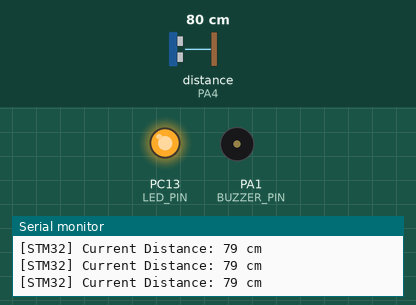
A sketch run on a simulated STM32 Black Pill. On the bench: output pins drawn as LEDs (lit = HIGH), buzzer (waves = sounding), the last lines printed to the serial monitor. Wiring (inferred from the names in the program): ultrasonic range finder: trigger PA0; echo PA4. The inputs (shaded band) are chosen by the test bench; at power-on: distance to the obstacle (sensor on PA4) 80 cm. The echo pulse lasts 58.3 µs per cm; pins used as bus, display or sensor lines are not drawn.

Above: at 1.4 s.
1.5 s: distance to the obstacle (sensor on PA4) set to 53 cm
3.0 s: distance to the obstacle (sensor on PA4) set to 45 cm
At 3.16 s:
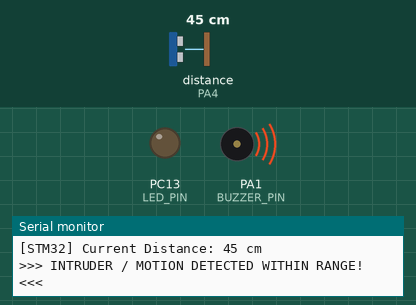
At 4.1 s:
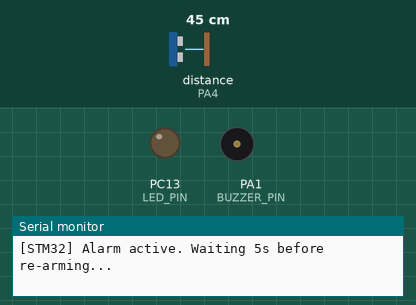
Timing chart, 0 to 10.2 s (numbered marks = the images above; inputs shaded):
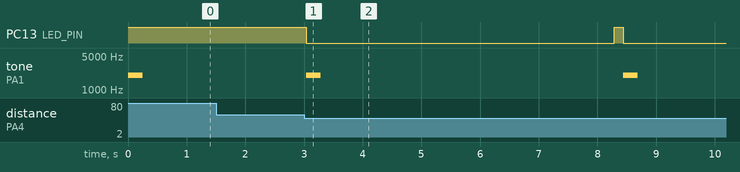

Measured:
- the behaviour switches between 51 and 50 cm on distance to the obstacle (sensor on PA4) (found by bisection; images 0 and 1)
- after the input at 3.0 s, PC13 (LED_PIN): HIGH → LOW at once, → HIGH 5.3 s later, → LOW 0.15 s later; tone on PA1 (BUZZER_PIN): alternates 2000 Hz for 0.25 s and silent for 5.2 s, starting at once

The sketch:

stm32_firmware.ino
```cpp
/*
 * =========================================================================
 * Project: Smart Home Security System with HC-SR04 Ultrasonic Sensor
 * Board:   STM32F411CEU6 ("Black Pill")
 *
 * Logic:
 * - Monitors distance continuously
 * - If an object/intruder enters within 50 cm:
 *     1. Beeps buzzer ONCE (0.3s)
 *     2. Sends ALERT:MOTION to ESP32 -> Vercel & Phone
 *     3. Waits 5 seconds before re-arming
 * =========================================================================
 */

#define TRIG_PIN      PA0     // HC-SR04 Trig Pin
#define ECHO_PIN      PA4     // HC-SR04 Echo Pin
#define BUZZER_PIN    PA1     // Buzzer Pin
#define LED_PIN       PC13    // Onboard Blue LED
#define SerialESP     Serial2 // PA2 (TX), PA3 (RX) to ESP32

// Trigger distance threshold in centimeters (change if you want closer/farther)
const int TRIGGER_DISTANCE_CM = 50;

void beepOnce() {
  digitalWrite(BUZZER_PIN, HIGH);
  tone(BUZZER_PIN, 2000, 250);
  delay(250);
  digitalWrite(BUZZER_PIN, LOW);
  noTone(BUZZER_PIN);
}

int getDistanceCM() {
  // Clear trigger pin
  digitalWrite(TRIG_PIN, LOW);
  delayMicroseconds(2);

  // Send 10µs ultrasonic pulse
  digitalWrite(TRIG_PIN, HIGH);
  delayMicroseconds(10);
  digitalWrite(TRIG_PIN, LOW);

  // Read the echo return time (timeout 30ms = ~5 meters max)
  long duration = pulseIn(ECHO_PIN, HIGH, 30000);

  if (duration == 0) {
    return 999; // Out of range or no echo received
  }

  // Calculate distance in cm: Speed of sound = 343 m/s = 0.0343 cm/µs
  int distance = duration * 0.0343 / 2;
  return distance;
}

void setup() {
  pinMode(TRIG_PIN, OUTPUT);
  pinMode(ECHO_PIN, INPUT);
  pinMode(BUZZER_PIN, OUTPUT);
  pinMode(LED_PIN, OUTPUT);

  digitalWrite(LED_PIN, HIGH); // LED OFF initially
  digitalWrite(BUZZER_PIN, LOW);

  Serial.begin(115200);
  SerialESP.begin(9600);

  // Test beep on boot
  beepOnce();
  Serial.println("[STM32] Ultrasonic Security Ready! Threshold: 50 cm");
}

void loop() {
  int distance = getDistanceCM();

  // Print distance to Serial Monitor for live visual feedback
  if (distance < 999) {
    Serial.print("[STM32] Current Distance: ");
    Serial.print(distance);
    Serial.println(" cm");
  }

  // If distance is within threshold (e.g. hand placed closer than 50 cm)
  if (distance > 2 && distance <= TRIGGER_DISTANCE_CM) {
    Serial.println(">>> INTRUDER / MOTION DETECTED WITHIN RANGE! <<<");

    // 1. Turn on Blue LED
    digitalWrite(LED_PIN, LOW);

    // 2. Alert ESP32 -> Vercel & Phone
    SerialESP.println("ALERT:MOTION");

    // 3. Beep once
    beepOnce();

    // 4. Wait 5 seconds (Website countdown & cooldown)
    Serial.println("[STM32] Alarm active. Waiting 5s before re-arming...");
    delay(5000);

    // 5. Re-arm
    digitalWrite(LED_PIN, HIGH); // LED OFF
    Serial.println("[STM32] Re-armed! Ready for next detection.");
  }

  delay(150); // Polling delay
}
```
